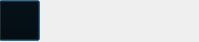
<?xml version="1.0" encoding="UTF-8"?>
<ui version="4.0">
 <class>item</class>
 <widget class="QDialog" name="item">
  <property name="geometry">
   <rect>
    <x>0</x>
    <y>0</y>
    <width>199</width>
    <height>42</height>
   </rect>
  </property>
  <property name="minimumSize">
   <size>
    <width>199</width>
    <height>42</height>
   </size>
  </property>
  <property name="maximumSize">
   <size>
    <width>199</width>
    <height>42</height>
   </size>
  </property>
  <property name="windowTitle">
   <string>Dialog</string>
  </property>
  <widget class="QPushButton" name="pb_icon">
   <property name="geometry">
    <rect>
     <x>-1</x>
     <y>0</y>
     <width>41</width>
     <height>41</height>
    </rect>
   </property>
   <property name="styleSheet">
    <string notr="true">background: transparent;</string>
   </property>
   <property name="text">
    <string/>
   </property>
   <property name="iconSize">
    <size>
     <width>41</width>
     <height>41</height>
    </size>
   </property>
  </widget>
  <widget class="QLabel" name="lb_msg">
   <property name="geometry">
    <rect>
     <x>50</x>
     <y>20</y>
     <width>201</width>
     <height>42</height>
    </rect>
   </property>
   <property name="minimumSize">
    <size>
     <width>201</width>
     <height>42</height>
    </size>
   </property>
   <property name="maximumSize">
    <size>
     <width>201</width>
     <height>42</height>
    </size>
   </property>
   <property name="styleSheet">
    <string notr="true">background: transparent;</string>
   </property>
   <property name="text">
    <string/>
   </property>
   <property name="alignment">
    <set>Qt::AlignLeading|Qt::AlignLeft|Qt::AlignTop</set>
   </property>
  </widget>
  <widget class="QLabel" name="lb_name">
   <property name="geometry">
    <rect>
     <x>50</x>
     <y>0</y>
     <width>151</width>
     <height>21</height>
    </rect>
   </property>
   <property name="styleSheet">
    <string notr="true">background: transparent;</string>
   </property>
   <property name="text">
    <string/>
   </property>
   <property name="alignment">
    <set>Qt::AlignCenter</set>
   </property>
  </widget>
 </widget>
 <resources/>
 <connections/>
</ui>
